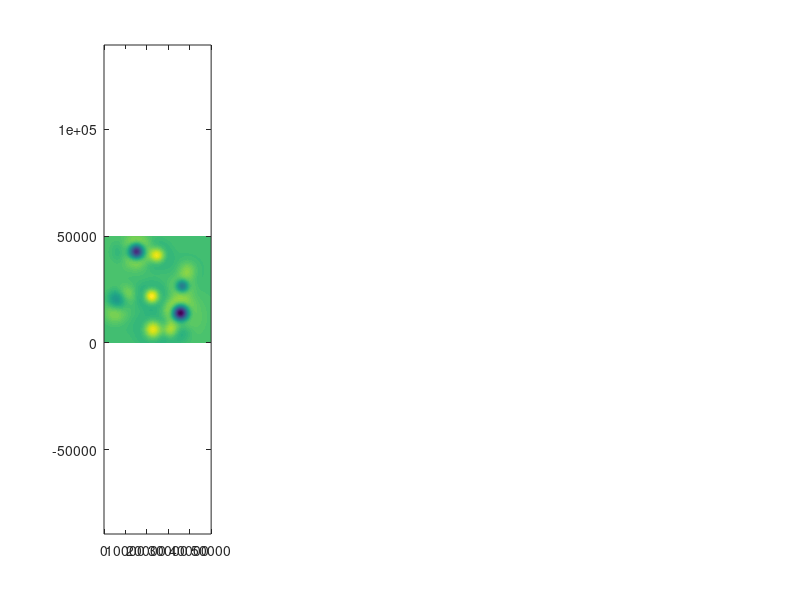

Write the MATLAB code that produced this figure. (Note: this script raises an error after producing the figure.)
clear
close all
clc

% ============================================================
% OUTPUT
% ============================================================

output_dir = fullfile( ...
    getenv('HOME'), ...
    'Documents','Julia','ftrcs','data');

output_file = fullfile( ...
    output_dir, ...
    'hinode_synthetic.nc');

if ~exist(output_dir,'dir')
    mkdir(output_dir)
end


% ============================================================
% GRID
% ============================================================

Nx = 432;
Ny = 432;

dx = 116.0;               % km
dy = 116.0;               % km

dt = 90.0 / 3600.0;       % h

t0 = 0.0;
t1 = 12.0;

x = (0:Nx-1)' * dx;
y = (0:Ny-1)' * dy;
t = (t0:dt:t1)';

Nt = length(t);

[X,Y] = ndgrid(x,y);


% ============================================================
% SYNTHETIC SUPERGRANULE PARAMETERS
%
% Dominant potential component:
%
%       u_p = phi_x
%       v_p = phi_y
%
% Weaker rotational component:
%
%       u_r = -psi_y
%       v_r =  psi_x
%
% Total:
%
%       u = phi_x - psi_y
%       v = phi_y + psi_x
% ============================================================

rng(1)

Ncells = 14;

Lx = x(end);
Ly = y(end);

% Cell centers.

xc = ...
    0.10*Lx + 0.80*Lx*rand(Ncells,1);

yc = ...
    0.10*Ly + 0.80*Ly*rand(Ncells,1);

% Typical cell widths.

sigma = ...
    2500 + 2500*rand(Ncells,1);   % km

% Potential amplitudes.
%
% Units chosen so resulting velocity is km/h.

B0 = ...
    1500 + 2500*rand(Ncells,1);

B0 = ...
    B0 .* sign(randn(Ncells,1));

% Rotational amplitudes are deliberately weaker.

A0 = ...
    0.20 * B0;

% Slow center drift.

drift_speed = ...
    20 + 40*rand(Ncells,1);       % km/h

drift_angle = ...
    2*pi*rand(Ncells,1);

cx = ...
    drift_speed .* cos(drift_angle);

cy = ...
    drift_speed .* sin(drift_angle);

% Slow amplitude modulation.

period = ...
    4 + 8*rand(Ncells,1);         % h

phase = ...
    2*pi*rand(Ncells,1);


% ============================================================
% STORAGE
%
% Internal construction:
%
%       [Nx Ny Nt] = [x y t]
% ============================================================

u = zeros(Nx,Ny,Nt,'single');
v = zeros(Nx,Ny,Nt,'single');


% ============================================================
% GENERATE VELOCITY FIELD
% ============================================================

fprintf('\nGenerating synthetic supergranule field\n');
fprintf('--------------------------------------\n');

for k = 1:Nt

    tk = t(k);

    uk = zeros(Nx,Ny);
    vk = zeros(Nx,Ny);

    for j = 1:Ncells

        % ----------------------------------------------------
        % Slowly drifting center
        % ----------------------------------------------------

        xj = ...
            xc(j) + cx(j)*tk;

        yj = ...
            yc(j) + cy(j)*tk;

        % Keep centers inside the domain.

        xj = ...
            min(max(xj,0.05*Lx),0.95*Lx);

        yj = ...
            min(max(yj,0.05*Ly),0.95*Ly);

        % ----------------------------------------------------
        % Time-varying amplitude
        % ----------------------------------------------------

        modj = ...
            0.65 + ...
            0.35*cos( ...
                2*pi*tk/period(j) + ...
                phase(j));

        Bj = ...
            B0(j) * modj;

        Aj = ...
            A0(j) * modj;

        % ----------------------------------------------------
        % Gaussian
        % ----------------------------------------------------

        rx = ...
            X - xj;

        ry = ...
            Y - yj;

        s2 = ...
            sigma(j)^2;

        G = ...
            exp( ...
                -(rx.^2 + ry.^2) / ...
                (2*s2));

        % ----------------------------------------------------
        % Potential part
        %
        % phi = Bj G
        %
        % phi_x = -(Bj/sigma^2) rx G
        % phi_y = -(Bj/sigma^2) ry G
        % ----------------------------------------------------

        phi_x = ...
            -(Bj/s2) .* rx .* G;

        phi_y = ...
            -(Bj/s2) .* ry .* G;

        % ----------------------------------------------------
        % Rotational part
        %
        % psi = Aj G
        %
        % u_r = -psi_y
        % v_r =  psi_x
        % ----------------------------------------------------

        psi_x = ...
            -(Aj/s2) .* rx .* G;

        psi_y = ...
            -(Aj/s2) .* ry .* G;

        uk = ...
            uk + ...
            phi_x - psi_y;

        vk = ...
            vk + ...
            phi_y + psi_x;

    end

    u(:,:,k) = single(uk);
    v(:,:,k) = single(vk);

end


% ============================================================
% DIAGNOSTIC: VORTICITY + STREAMLINES
% ============================================================

tplot = [0 2 4 6];

[X,Y] = ndgrid(x,y);

figure('Color','w');

for n = 1:length(tplot)

    [~,k] = min(abs(t-tplot(n)));

    uk = double(u(:,:,k));
    vk = double(v(:,:,k));

    % Vorticity: omega = dv/dx - du/dy

    dudy = zeros(size(uk));
    dvdx = zeros(size(vk));

    dudy(:,2:end-1) = ...
        (uk(:,3:end) - uk(:,1:end-2)) / (2*dy);

    dudy(:,1) = ...
        (uk(:,2) - uk(:,1)) / dy;

    dudy(:,end) = ...
        (uk(:,end) - uk(:,end-1)) / dy;

    dvdx(2:end-1,:) = ...
        (vk(3:end,:) - vk(1:end-2,:)) / (2*dx);

    dvdx(1,:) = ...
        (vk(2,:) - vk(1,:)) / dx;

    dvdx(end,:) = ...
        (vk(end,:) - vk(end-1,:)) / dx;

    omega = dvdx - dudy;

    subplot(1,4,n)

    imagesc(x,y,omega');

    set(gca,'YDir','normal');

    axis equal
    axis tight
    hold on

    h = streamslice( ...
        X', ...
        Y', ...
        uk', ...
        vk', ...
        1.0);

    set(h, ...
        'Color','k', ...
        'LineWidth',0.5);

    colormap(redwhiteblue);

    title( ...
        sprintf('$t=%.0f$ h',t(k)), ...
        'Interpreter','latex');

    xlabel('$x$ [km]', ...
        'Interpreter','latex');

    if n == 1
        ylabel('$y$ [km]', ...
            'Interpreter','latex');
    end

    box on

end


% ============================================================
% EXTERNAL NETCDF CONVENTION
%
% Store as
%
%       [Ny Nx Nt] = [y x time].
% ============================================================

u_nc = permute(u,[2 1 3]);
v_nc = permute(v,[2 1 3]);


% ============================================================
% SAVE NETCDF
% ============================================================

if exist(output_file,'file')
    delete(output_file)
end

nccreate( ...
    output_file, ...
    'x', ...
    'Dimensions',{'x',Nx}, ...
    'Datatype','double');

nccreate( ...
    output_file, ...
    'y', ...
    'Dimensions',{'y',Ny}, ...
    'Datatype','double');

nccreate( ...
    output_file, ...
    't', ...
    'Dimensions',{'time',Nt}, ...
    'Datatype','double');

nccreate( ...
    output_file, ...
    'u', ...
    'Dimensions', ...
    {'y',Ny,'x',Nx,'time',Nt}, ...
    'Datatype','single');

nccreate( ...
    output_file, ...
    'v', ...
    'Dimensions', ...
    {'y',Ny,'x',Nx,'time',Nt}, ...
    'Datatype','single');

ncwrite(output_file,'x',x);
ncwrite(output_file,'y',y);
ncwrite(output_file,'t',t);

ncwrite(output_file,'u',u_nc);
ncwrite(output_file,'v',v_nc);

ncwriteatt(output_file,'x','units','km');
ncwriteatt(output_file,'y','units','km');
ncwriteatt(output_file,'t','units','h');

ncwriteatt(output_file,'u','units','km/h');
ncwriteatt(output_file,'v','units','km/h');

ncwriteatt( ...
    output_file, ...
    '/', ...
    'velocity_storage_convention', ...
    '[Ny Nx Nt] = [y x time]');

ncwriteatt( ...
    output_file, ...
    '/', ...
    'description', ...
    ['Synthetic compressible supergranule-like velocity field: ' ...
     'dominant Gaussian potential cells plus weaker rotational ' ...
     'Gaussian components.']);

fprintf('\nSaved\n');
fprintf('-----\n');
fprintf('%s\n',output_file);

% ============================================================
% SAVE SYNTHETIC-FLOW PARAMETERS
%
% Freeze this particular realization so the distributed
% generator does not depend on MATLAB's random-number generator.
% ============================================================

parameter_file = fullfile( ...
   fileparts(mfilename('fullpath')), ...
   'supergranule_synthetic_parameters.mat');

save( ...
   parameter_file, ...
   'Ncells', ...
   'Nx','Ny', ...
   'dx','dy','dt', ...
   't0','t1', ...
   'xc','yc', ...
   'sigma', ...
   'B0','A0', ...
   'cx','cy', ...
   'period','phase');

fprintf('\nSaved synthetic-flow parameters\n');
fprintf('--------------------------------\n');
fprintf('%s\n',parameter_file);
